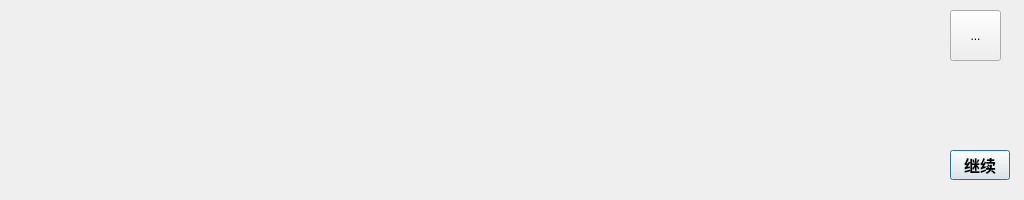
<?xml version="1.0" encoding="UTF-8"?>
<ui version="4.0">
 <class>dialog</class>
 <widget class="QDialog" name="dialog">
  <property name="geometry">
   <rect>
    <x>0</x>
    <y>0</y>
    <width>1024</width>
    <height>200</height>
   </rect>
  </property>
  <property name="windowTitle">
   <string>Dialog</string>
  </property>
  <widget class="QLabel" name="dia">
   <property name="geometry">
    <rect>
     <x>0</x>
     <y>0</y>
     <width>931</width>
     <height>200</height>
    </rect>
   </property>
   <property name="font">
    <font>
     <family>微软雅黑</family>
     <pointsize>14</pointsize>
     <bold>true</bold>
    </font>
   </property>
   <property name="text">
    <string/>
   </property>
  </widget>
  <widget class="QToolButton" name="quit">
   <property name="geometry">
    <rect>
     <x>950</x>
     <y>10</y>
     <width>51</width>
     <height>51</height>
    </rect>
   </property>
   <property name="text">
    <string>...</string>
   </property>
   <property name="icon">
    <iconset resource="img.qrc">
     <normaloff>:/icon/img/icon/quit.png</normaloff>:/icon/img/icon/quit.png</iconset>
   </property>
   <property name="iconSize">
    <size>
     <width>60</width>
     <height>60</height>
    </size>
   </property>
  </widget>
  <widget class="QPushButton" name="continue_2">
   <property name="geometry">
    <rect>
     <x>950</x>
     <y>150</y>
     <width>60</width>
     <height>30</height>
    </rect>
   </property>
   <property name="font">
    <font>
     <family>微软雅黑</family>
     <pointsize>12</pointsize>
     <bold>true</bold>
    </font>
   </property>
   <property name="text">
    <string>继续</string>
   </property>
  </widget>
 </widget>
 <resources>
  <include location="img.qrc"/>
 </resources>
 <connections/>
</ui>
